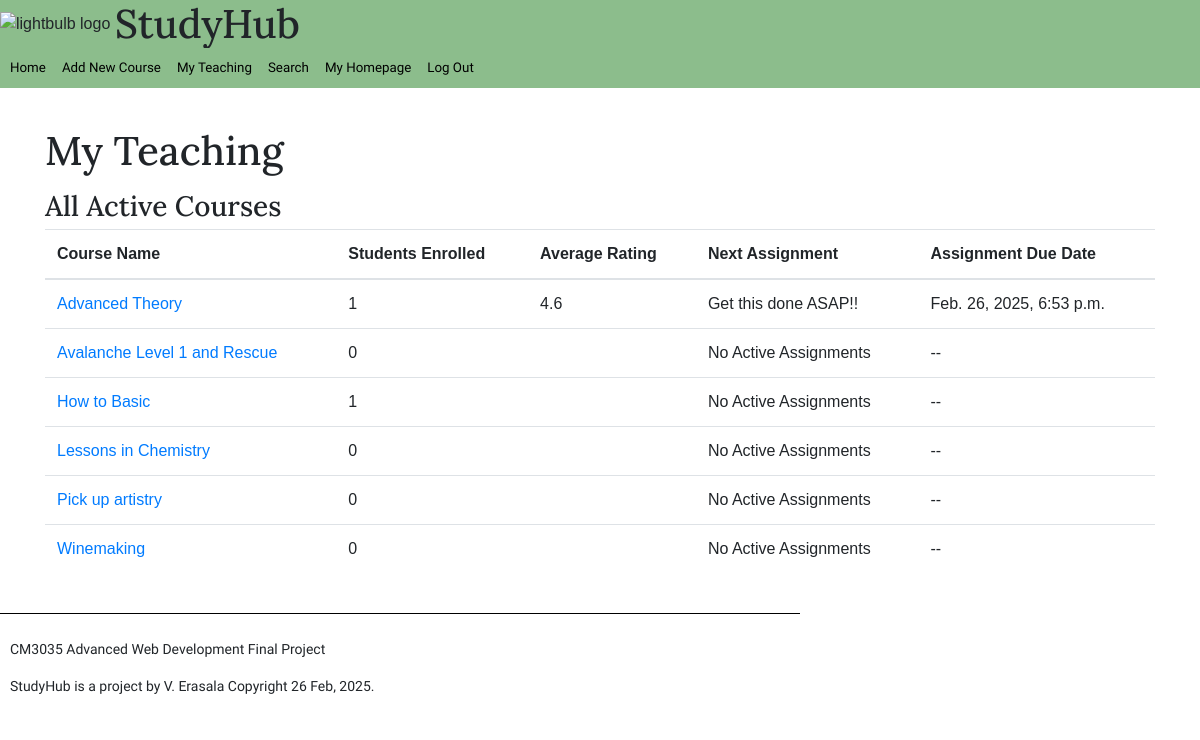
Screenshot of /my-teaching/ (signed in) with the database file from the repository.
### study_hub/models.py (models this page shows, shortened)
class Course(models.Model):
    title = models.CharField(max_length=255)
    description = models.TextField()
    teacher = models.ForeignKey(User, on_delete=models.CASCADE, related_name='courses_taught')
    students = models.ManyToManyField(User, through='Enrollment', related_name='courses_enrolled')

### study_hub/views.py (the view)
# urls.py: path('my-teaching/', views.my_teaching_view, name = 'my_teaching'),
@login_required
def my_teaching_view(request):
    user = request.user
    course_data = Course.objects.filter(teacher=user).annotate(
        num_students=Count('students', distinct=True), #distinct must be true to avoid duplicates across other models during join
        avg_rating=Avg('feedback__rating'),
        latest_assignment=Max('materials__title', filter=models.Q(materials__assignment_due_date__gte=now())), #perform a query for the assignment with the nearest due date
        assignment_due=Max('materials__assignment_due_date', filter=models.Q(materials__assignment_due_date__gte=now()))
    ).order_by('title')
    context = {'user_courses': course_data}
    return render(request, 'study_hub/my_teaching.html', context)

### study_hub/templatetags/my_tags.py (called while the page is built)
@register.simple_tag
def todays_date():
    return datetime.datetime.now().strftime("%d %b, %Y")

### study_hub/templates/study_hub/my_teaching.html
{% extends "./base.html" %}
{% load bootstrap4 %}
{% block content %}
<div class = "container mt-4 mb-4">
    <div class = "row">
        <div class="col-md-12">
            <h1>My Teaching</h1>
            <h3>All Active Courses</h3>
            <table class = "table">
                <thead>
                    <tr>
                        <th>Course Name</th>
                        <th>Students Enrolled</th>
                        <th>Average Rating</th>
                        <th>Next Assignment</th>
                        <th>Assignment Due Date</th>
                    </tr>
                </thead>
                <tbody>
                    {% for course in user_courses %}
                    <tr>
                        <td><a href="{% url 'course_edit_view' pk=course.pk %}">{{ course.title }}</a></td>
                        <td>{{ course.num_students }}</td>
                        <td>{{ course.avg_rating|default:"Not rated yet"|floatformat:1 }}</td>
                        <td> {{ course.latest_assignment|default:"No Active Assignments" }} </td>
                        <td> {{ course.assignment_due|default:"--" }} </td>
                    </tr>
                    {% endfor %}
                </tbody>
            </table>
        </div>
    </div>
</div>
{% endblock %}

### study_hub/static/css/study_hub.css (style rules this page uses)
body { font-family: Sans-Serif; margin: 0px; border: 0px; padding: 0px; }
h1,h2,h3, h4, h5 { margin-top: 15px; margin-bottom: 5px; font-family: 'Lora'; }
a { text-decoration: none; }

### rows the page displays
Course: title "Advanced Theory", num_students "1", avg_rating "4.6", latest_assignment "Get this done ASAP!!", assignment_due "Feb. 26, 2025, 6:53 p.m."
Course: title "Avalanche Level 1 and Rescue", num_students "0", latest_assignment "No Active Assignments", assignment_due "--"
Course: title "How to Basic", num_students "1", latest_assignment "No Active Assignments", assignment_due "--"
Course: title "Lessons in Chemistry", num_students "0", latest_assignment "No Active Assignments", assignment_due "--"
Course: title "Pick up artistry", num_students "0", latest_assignment "No Active Assignments", assignment_due "--"
Course: title "Winemaking", num_students "0", latest_assignment "No Active Assignments", assignment_due "--"
